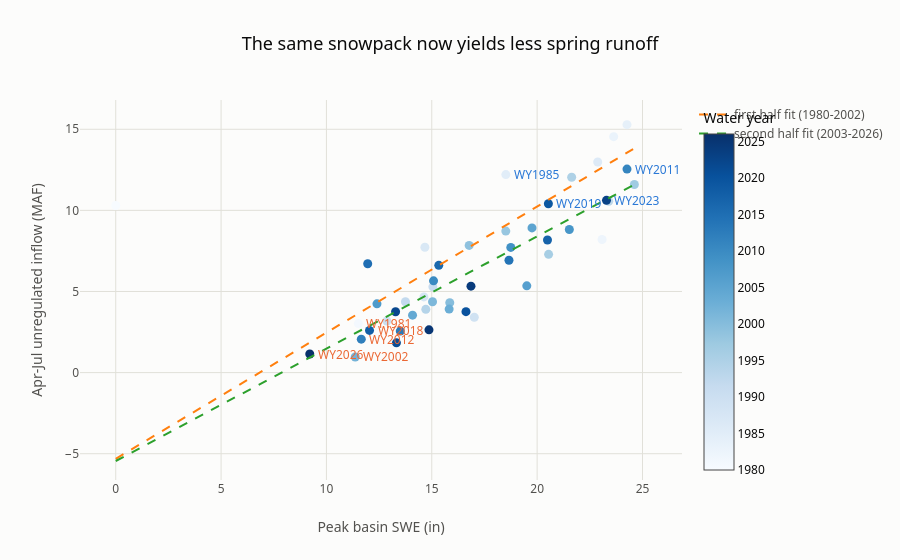
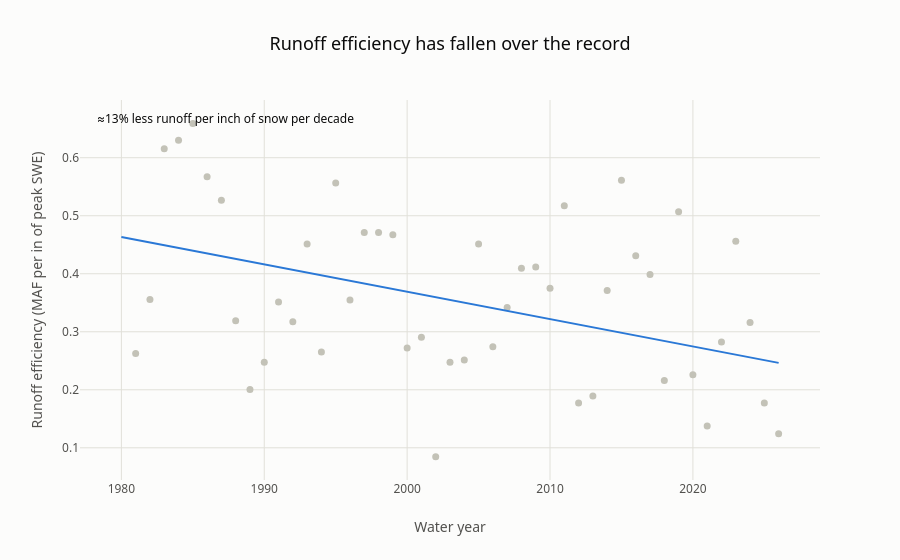

The notebook cell saved with these charts, in order:
### Markdown cell above
## 3 · Same snow, less river

A given amount of mountain snowpack no longer turns into the same amount of
spring runoff it once did. Warmer soils and thirstier vegetation intercept more
of the melt before it reaches a gauge, so the relationship between peak SWE and
the Apr-Jul runoff pulse at Lake Powell has been sliding for decades.

### Code cell
runoff = runoff_vs_snow(settings.cache_dir, snow_year)

fig_scatter = build_snow_vs_runoff(runoff)
fig_scatter.show()

fig_trend = build_efficiency_trend(runoff)
fig_trend.show()

### Figure 1 — Plotly figure (JSON) as saved in the notebook; plotly's stock layout.template omitted (floating-point values rounded to 4 significant figures)
{"data": [{"hovertemplate": "%{text}: %{x:.1f} in peak SWE, %{y:.2f} MAF<extra></extra>", "marker": {"color": [1980, 1981, 1982, 1983, 1984, 1985, 1986, 1987, 1988, 1989, 1990, 1991, 1992, 1993, 1994, 1995, 1996, 1997, 1998, 1999, 2000, 2001, 2002, 2003, 2004, 2005, 2006, 2007, 2008, 2009, 2010, 2011, 2012, 2013, 2014, 2015, 2016, 2017, 2018, 2019, 2020, 2021, 2022, 2023, 2024, 2025, 2026], "colorbar": {"title": {"text": "Water year"}}, "colorscale": [[0.0, "rgb(247,251,255)"], [0.125, "rgb(222,235,247)"], [0.25, "rgb(198,219,239)"], [0.375, "rgb(158,202,225)"], [0.5, "rgb(107,174,214)"], [0.625, "rgb(66,146,198)"], [0.75, "rgb(33,113,181)"], [0.875, "rgb(8,81,156)"], [1.0, "rgb(8,48,107)"]], "size": 9}, "mode": "markers", "name": "Water years", "showlegend": false, "text": ["WY1980", "WY1981", "WY1982", "WY1983", "WY1984", "WY1985", "WY1986", "WY1987", "WY1988", "WY1989", "WY1990", "WY1991", "WY1992", "WY1993", "WY1994", "WY1995", "WY1996", "WY1997", "WY1998", "WY1999", "WY2000", "WY2001", "WY2002", "WY2003", "WY2004", "WY2005", "WY2006", "WY2007", "WY2008", "WY2009", "WY2010", "WY2011", "WY2012", "WY2013", "WY2014", "WY2015", "WY2016", "WY2017", "WY2018", "WY2019", "WY2020", "WY2021", "WY2022", "WY2023", "WY2024", "WY2025", "WY2026"], "type": "scatter", "x": [0.0, 11.52, 23.08, 23.63, 24.26, 18.51, 22.88, 14.67, 14.63, 17.02, 12.87, 15.05, 13.75, 23.4, 14.72, 21.64, 20.54, 24.61, 18.51, 16.77, 15.85, 15.04, 11.37, 15.82, 14.09, 19.76, 19.51, 12.4, 21.53, 18.75, 15.08, 24.26, 11.65, 13.5, 18.66, 11.96, 15.33, 20.49, 12.04, 20.53, 16.62, 13.32, 13.28, 23.29, 16.86, 14.87, 9.209], "y": [10.3, 3.023, 8.206, 14.54, 15.29, 12.21, 12.98, 7.729, 4.667, 3.413, 3.184, 5.288, 4.365, 10.55, 3.901, 12.04, 7.292, 11.6, 8.725, 7.841, 4.311, 4.367, 0.964, 3.914, 3.542, 8.919, 5.347, 4.238, 8.819, 7.716, 5.655, 12.55, 2.063, 2.557, 6.923, 6.712, 6.61, 8.174, 2.602, 10.41, 3.758, 1.834, 3.751, 10.62, 5.327, 2.635, 1.144]}, {"line": {"dash": "dash"}, "mode": "lines", "name": "first half fit (1980-2002)", "type": "scatter", "x": [0.0, 24.61], "y": [-5.313, 13.83]}, {"line": {"dash": "dash"}, "mode": "lines", "name": "second half fit (2003-2026)", "type": "scatter", "x": [0.0, 24.61], "y": [-5.449, 11.59]}], "layout": {"annotations": [{"font": {"color": "#eb6834", "family": "system-ui, -apple-system, \"Segoe UI\", sans-serif", "size": 12}, "showarrow": false, "text": "WY1981", "x": 11.52, "xanchor": "left", "xshift": 6, "y": 3.023}, {"font": {"color": "#2a78d6", "family": "system-ui, -apple-system, \"Segoe UI\", sans-serif", "size": 12}, "showarrow": false, "text": "WY1985", "x": 18.51, "xanchor": "left", "xshift": 6, "y": 12.21}, {"font": {"color": "#eb6834", "family": "system-ui, -apple-system, \"Segoe UI\", sans-serif", "size": 12}, "showarrow": false, "text": "WY2002", "x": 11.37, "xanchor": "left", "xshift": 6, "y": 0.964}, {"font": {"color": "#2a78d6", "family": "system-ui, -apple-system, \"Segoe UI\", sans-serif", "size": 12}, "showarrow": false, "text": "WY2011", "x": 24.26, "xanchor": "left", "xshift": 6, "y": 12.55}, {"font": {"color": "#eb6834", "family": "system-ui, -apple-system, \"Segoe UI\", sans-serif", "size": 12}, "showarrow": false, "text": "WY2012", "x": 11.65, "xanchor": "left", "xshift": 6, "y": 2.063}, {"font": {"color": "#eb6834", "family": "system-ui, -apple-system, \"Segoe UI\", sans-serif", "size": 12}, "showarrow": false, "text": "WY2018", "x": 12.04, "xanchor": "left", "xshift": 6, "y": 2.602}, {"font": {"color": "#2a78d6", "family": "system-ui, -apple-system, \"Segoe UI\", sans-serif", "size": 12}, "showarrow": false, "text": "WY2019", "x": 20.53, "xanchor": "left", "xshift": 6, "y": 10.41}, {"font": {"color": "#2a78d6", "family": "system-ui, -apple-system, \"Segoe UI\", sans-serif", "size": 12}, "showarrow": false, "text": "WY2023", "x": 23.29, "xanchor": "left", "xshift": 6, "y": 10.62}, {"font": {"color": "#eb6834", "family": "system-ui, -apple-system, \"Segoe UI\", sans-serif", "size": 12}, "showarrow": false, "text": "WY2026", "x": 9.209, "xanchor": "left", "xshift": 6, "y": 1.144}], "title": {"text": "The same snowpack now yields less spring runoff"}, "xaxis": {"title": {"text": "Peak basin SWE (in)"}}, "yaxis": {"title": {"text": "Apr-Jul unregulated inflow (MAF)"}}}}

### Figure 2 — Plotly figure (JSON) as saved in the notebook; plotly's stock layout.template omitted (floating-point values rounded to 4 significant figures)
{"data": [{"hovertemplate": "WY%{x}: %{y:.3f} MAF/in<extra></extra>", "marker": {"color": "#c3c2b7", "size": 7}, "mode": "markers", "name": "Runoff efficiency", "showlegend": false, "type": "scatter", "x": [1980, 1981, 1982, 1983, 1984, 1985, 1986, 1987, 1988, 1989, 1990, 1991, 1992, 1993, 1994, 1995, 1996, 1997, 1998, 1999, 2000, 2001, 2002, 2003, 2004, 2005, 2006, 2007, 2008, 2009, 2010, 2011, 2012, 2013, 2014, 2015, 2016, 2017, 2018, 2019, 2020, 2021, 2022, 2023, 2024, 2025, 2026], "y": [Infinity, 0.2625, 0.3555, 0.6154, 0.63, 0.6592, 0.5674, 0.5268, 0.3191, 0.2006, 0.2475, 0.3513, 0.3175, 0.4511, 0.2651, 0.5564, 0.3549, 0.4711, 0.4713, 0.4674, 0.2719, 0.2905, 0.08481, 0.2474, 0.2515, 0.4515, 0.2741, 0.3418, 0.4097, 0.4115, 0.3749, 0.517, 0.177, 0.1894, 0.3709, 0.5612, 0.4311, 0.3989, 0.2161, 0.507, 0.2261, 0.1377, 0.2824, 0.4559, 0.316, 0.1772, 0.1242]}, {"line": {"color": "#2a78d6", "width": 2}, "mode": "lines", "name": "Theil-Sen trend", "showlegend": false, "type": "scatter", "x": [1980.0, 2026.0], "y": [0.4635, 0.2464]}], "layout": {"annotations": [{"align": "left", "font": {"color": "#0b0b0b"}, "showarrow": false, "text": "≈13% less runoff per inch of snow per decade", "x": 0.02, "xref": "paper", "y": 0.98, "yref": "paper"}], "title": {"text": "Runoff efficiency has fallen over the record"}, "xaxis": {"title": {"text": "Water year"}}, "yaxis": {"title": {"text": "Runoff efficiency (MAF per in of peak SWE)"}}}}
